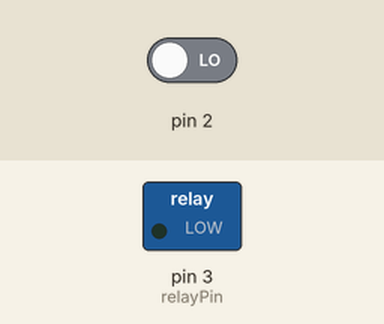
The sketch below on a simulated Arduino Uno, built with avr-gcc and run on an emulated ATmega328P. Shown: switched loads named in the sketch (green lamp = pin HIGH). The test bench sets the inputs (shaded band); at power-on: pin 2 LOW.

Above: at 1.2 s.
1.3 s: pin 2 driven HIGH
At 2.3 s:
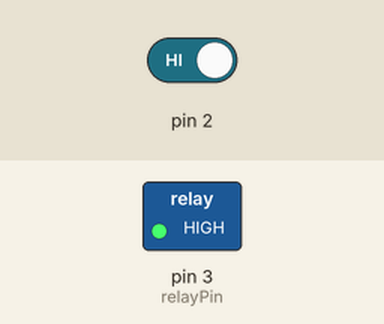
Timing chart, 0 to 4.3 s (numbered marks = the images above; inputs shaded):
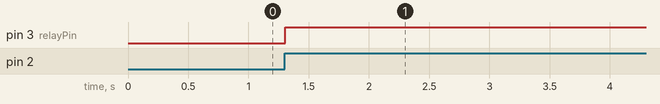

Measured:
- after the input at 1.3 s, pin 3 (relayPin): LOW → HIGH at once

The sketch:

led_relay.ino
```cpp
/*
RELAYS

  Use a transistor to drive a relay

  A relay is a electrically-controlled mechanical switch.
  It can control much more voltage and current than an Arduino pin
  (or the transistor included in your kit) can. If you want to use
  the Arduino to control a 120V bulb, coffee maker, or other high-
  power device, a relay is an excellent way to do that. Because
  the relay needs more power to switch than an Arduino pin can
  provide, we'll use a transistor to drive the relay in exactly
  the same way we used a transistor to drive a motor in circuit 12.

  A relay consists of a coil of wire, and switch contacts. When
  you apply power to the coil, it becomes magnetized, and pulls
  the switch contacts closed. Since the switch contacts are
  completely isolated from the Arduino, you can safely use a
  relay to control normally dangerous voltages (but please only do
  this if you already know how to safely work with high voltage!).

  The relay has three contact pins, COM (common), NC (Normally
  Closed), and NO (Normally Open). When the relay is turned off,
  the COM pin is connected to the NC (Normally Closed) pin. When
  the relay is turned on, the COM pin is connected to the NO
  (Normally Open) pin.

  This code is very simple - it turns the relay on for one second,
  and off for one second, the same as the blink sketch!

Hardware connections:

  Transistor:

    The transistor has three pins. Looking at the flat side with
    the pins down, the order is COLLECTOR, BASE, EMITTER.

    Connect the BASE pin through a 1K resistor to digital pin 2.
    Connect the EMITTER pin to GND.

  Relay coil:

    The relay has pins for a coil (which you use to control the
    relay), and contacts (which you connect to the device you'd
    like to switch). The top or bottom of the relay should have
    a symbol indicating the coil pins.

    Connect one side of the coil to the COLLECTOR pin on the transistor.
    Connect other side of the coil to 5V.

  Diode:

    The relay has a coil that you energize to close the switch.
    When you disconnect power from a coil, the coil will generate
    a voltage spike that can damage the transistor. This diode
    protects the transistor from the voltage spike.

    Connect the side of the diode with the band (cathode) to 5V
    Connect the other side of the diode (anode) to the COLLECTOR pin of the transistor.

  Relay contacts and LEDs:

    We'll use the relay contacts to turn LEDs on and off, but you
    can use them to switch almost anything on and off.

    Connect the COMMON side of the switch to a 330 Ohm resistor.
    Connect the other side of the above resistor to 5V.
    Connect the NC (Normally Closed) side of the switch to the positive (longer) leg of LED 1.
    Connect the NO (Normally Open) side of the switch to the positive (longer) leg of LED 2.
    Connect the negative sides (shorter leg) of both LEDs to GND.
*/
const int testButton = 2;
const int relayPin = 3;	    // use this pin to drive the transistor
const int timeDelay = 1000; // delay in ms for on and off phases

boolean ledState=false;         // the present state of the LEDs (ON/OFF)
boolean lastButton=LOW;       // the last button state
boolean currentButton=LOW;    // the current button state

// You can make timeDelay shorter, but note that relays, being
// mechanical devices, will wear out quickly if you try to drive them too fast.
void setup()
{
  pinMode(relayPin, OUTPUT);  // set pin as an output
}

void loop()
{
  checkButton();
}

// if the button was pressed than wait for the button state to stablize and
boolean debounce(int buttonPIN,boolean last)
{
  boolean current= digitalRead(buttonPIN);
  if (current != last) {
    delay(5); // wait 5ms for button state stablizing
    current = digitalRead(buttonPIN); // read it again
  }
  return current;
}

// Checking if the button was pressed and alternating LEDs
void checkButton()
{
  currentButton = debounce(testButton,lastButton);
  if (currentButton == HIGH && lastButton == LOW) // button was pressed
     ledState =! ledState; //toggle the LEDs state
   lastButton = currentButton;
   digitalWrite(relayPin, ledState); // Alternate relay state
}
```
